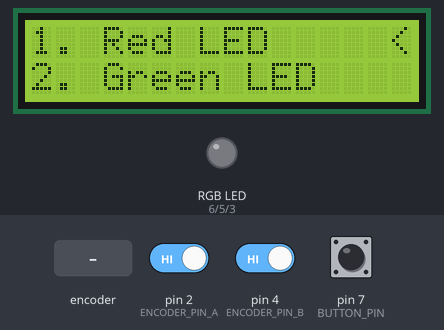
Recording of a sketch running on a simulated Arduino Uno, built with avr-gcc and run on an emulated ATmega328P. Shown: 16×2 character LCD, an RGB LED mixed from three pins (HIGH = lit). Dashed ring = blinking. The inputs (shaded band) are chosen by the test bench; at power-on: pin 7 (BUTTON_PIN) HIGH, pin 2 (ENCODER_PIN_A) HIGH, pin 4 (ENCODER_PIN_B) HIGH.

Above: at 1.2 s.
1.3 s: rotary encoder on pin 2 (ENCODER_PIN_A) / pin 4 (ENCODER_PIN_B) turned 2 steps (second pin leading)
At 2.8 s:
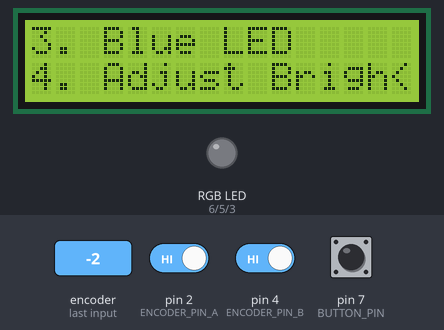
3.2 s: rotary encoder on pin 2 (ENCODER_PIN_A) / pin 4 (ENCODER_PIN_B) turned 1 step (first pin leading)
At 4.1 s:
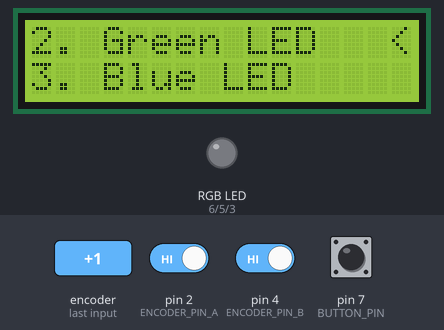
4.9 s: pin 7 (BUTTON_PIN) pulled LOW for 1 s
At 6.9 s:
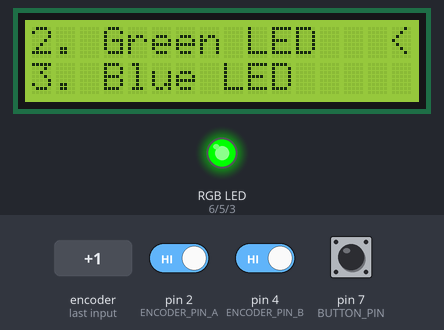
7.4 s: rotary encoder on pin 2 (ENCODER_PIN_A) / pin 4 (ENCODER_PIN_B) turned 1 step (first pin leading)
At 7.8 s:
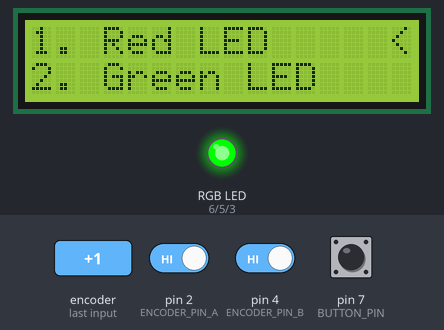
9.1 s: pin 7 (BUTTON_PIN) pulled LOW for 0.15 s
At 9.4 s:
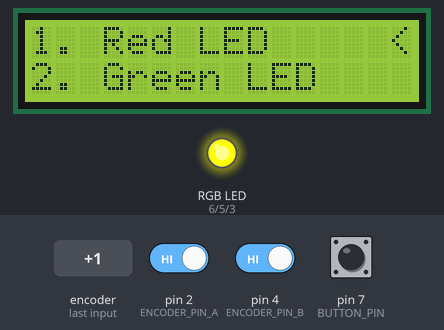
10.7 s: pin 7 (BUTTON_PIN) pulled LOW for 3.2 s
At 11.0 s:
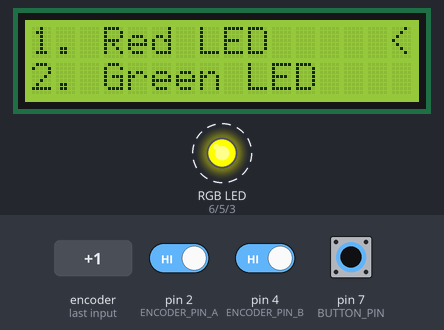
Timing chart, 0 to 15.2 s (numbered marks = the images above; inputs shaded):
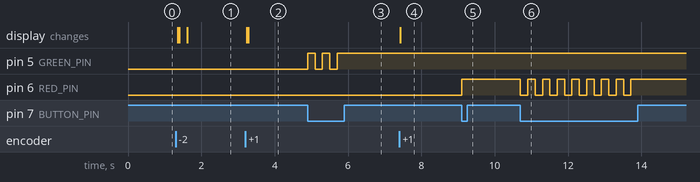

Measured:
- after the input at 1.3 s, the display: first changes after 0.05 s (image 1 shows a later state)
- after the input at 3.2 s, the display: first changes at once (image 2 shows a later state)
- after the input at 4.9 s, pin 5 (GREEN_PIN): alternates HIGH for 0.20 s and LOW for 0.20 s, 5 changes in all, then stays HIGH, starting at once
- after the input at 7.4 s, the display: changes at once (image 4)
- after the input at 9.1 s, pin 6 (RED_PIN): LOW → HIGH at once
- after the input at 10.7 s, pin 6 (RED_PIN): alternates HIGH for 0.20 s and LOW for 0.20 s, 16 changes in all, then stays HIGH, starting at once

The sketch:

ex2.ino
```cpp
// Disclaimer: The author has asked ChatGPT to generate the comments in this code. The code logic is original.

#include <Arduino.h>
#include <LiquidCrystal_I2C.h>

#define RED_PIN     6
#define GREEN_PIN   5
#define BLUE_PIN    3

#define ENCODER_PIN_A   2   // Interrupt pin
#define ENCODER_PIN_B   4
#define BUTTON_PIN      7   // Button for selection

LiquidCrystal_I2C lcd(0x27, 16, 2);

// Variables for menu navigation
const int menuLength = 4;  // Total number of menu items
String menuItems[menuLength] = {
  "1. Red LED",
  "2. Green LED",
  "3. Blue LED",
  "4. Adjust Brightness"
};
int menuIndex = 0;    // Current top item index in the menu
int cursorPosition = 0; // 0 or 1, indicates the cursor position on the LCD

// Variables for encoder
volatile int encoderPos = 0;  // Position from encoder interrupts
int lastReportedPos = 0;      // Keep track of last reported position
boolean rotating = false;     // Debounce management

// Variables for LED states
bool redState = false;
bool greenState = false;
bool blueState = false;
int brightness = 255;  // Default brightness

// Debounce variables for button
unsigned long lastButtonPress = 0;
const unsigned long debounceDelay = 200;

// Function prototypes
void updateMenu();
void encoderISR();
void selectMenuItem();
void updateLEDs();

void setup() {
  // Initialize serial communication (optional)
  Serial.begin(9600);

  // Initialize RGB LED pins
  pinMode(RED_PIN, OUTPUT);
  pinMode(GREEN_PIN, OUTPUT);
  pinMode(BLUE_PIN, OUTPUT);

  // Initialize encoder pins
  pinMode(ENCODER_PIN_A, INPUT_PULLUP);
  pinMode(ENCODER_PIN_B, INPUT_PULLUP);

  // Initialize button pin
  pinMode(BUTTON_PIN, INPUT_PULLUP);

  // Attach interrupts for the encoder
  attachInterrupt(digitalPinToInterrupt(ENCODER_PIN_A), encoderISR, CHANGE);

  // Initialize LCD
  lcd.init();
  lcd.backlight();

  // Display the initial menu
  updateMenu();
}

void loop() {
  // Check if the encoder position has changed
  if (rotating) {
    rotating = false;
    // Update menu based on encoder position
    if (encoderPos > lastReportedPos) {
      // Scrolled down
      cursorPosition++;
      if (cursorPosition > 1) {
        cursorPosition = 1;
        menuIndex++;
        if (menuIndex > menuLength - 2) {
          menuIndex = menuLength - 2;
        }
      }
    } else if (encoderPos < lastReportedPos) {
      // Scrolled up
      cursorPosition--;
      if (cursorPosition < 0) {
        cursorPosition = 0;
        menuIndex--;
        if (menuIndex < 0) {
          menuIndex = 0;
        }
      }
    }
    lastReportedPos = encoderPos;
    updateMenu();
  }

  // Check for button press to select menu item
  if (digitalRead(BUTTON_PIN) == LOW) {
    unsigned long currentTime = millis();
    if (currentTime - lastButtonPress > debounceDelay) {
      selectMenuItem();
      lastButtonPress = currentTime;
    }
  }

  // Update LED states
  updateLEDs();
}

void updateMenu() {
  lcd.clear();
  // Display two menu items starting from menuIndex
  lcd.setCursor(0, 0);
  lcd.print(menuItems[menuIndex]);
  lcd.setCursor(0, 1);
  lcd.print(menuItems[menuIndex + 1]);

  // Display cursor indicator
  lcd.setCursor(15, cursorPosition);
  lcd.print("<");
}

void encoderISR() {
  static unsigned long lastInterruptTime = 0;
  unsigned long interruptTime = millis();
  // Debounce encoder
  if (interruptTime - lastInterruptTime > 5) {
    int MSB = digitalRead(ENCODER_PIN_A);
    int LSB = digitalRead(ENCODER_PIN_B);

    int encoded = (MSB << 1) | LSB;
    if (encoded == 0b11 || encoded == 0b00) {
      encoderPos++;
    } else {
      encoderPos--;
    }
    rotating = true;
  }
  lastInterruptTime = interruptTime;
}

void selectMenuItem() {
  int selectedIndex = menuIndex + cursorPosition;
  switch (selectedIndex) {
    case 0:
      redState = !redState;
      break;
    case 1:
      greenState = !greenState;
      break;
    case 2:
      blueState = !blueState;
      break;
    case 3:
      adjustBrightness();
      break;
    default:
      break;
  }
}

void updateLEDs() {
  analogWrite(RED_PIN, redState ? brightness : 0);
  analogWrite(GREEN_PIN, greenState ? brightness : 0);
  analogWrite(BLUE_PIN, blueState ? brightness : 0);
}

void adjustBrightness() {
  lcd.clear();
  lcd.setCursor(0, 0);
  lcd.print("Set Brightness:");
  lcd.setCursor(0, 1);
  lcd.print(brightness);

  while (true) {
    if (rotating) {
      rotating = false;
      if (encoderPos > lastReportedPos) {
        brightness += 5;
        if (brightness > 255) brightness = 255;
      } else if (encoderPos < lastReportedPos) {
        brightness -= 5;
        if (brightness < 0) brightness = 0;
      }
      lastReportedPos = encoderPos;
      lcd.setCursor(0, 1);
      lcd.print("     ");  // Clear previous value
      lcd.setCursor(0, 1);
      lcd.print(brightness);
      updateLEDs();
    }

    // Check for button press to exit brightness adjustment
    if (digitalRead(BUTTON_PIN) == LOW) {
      unsigned long currentTime = millis();
      if (currentTime - lastButtonPress > debounceDelay) {
        lastButtonPress = currentTime;
        break;
      }
    }
  }
  // Return to menu
  updateMenu();
}
```

ex1-1.ino
```cpp

```
